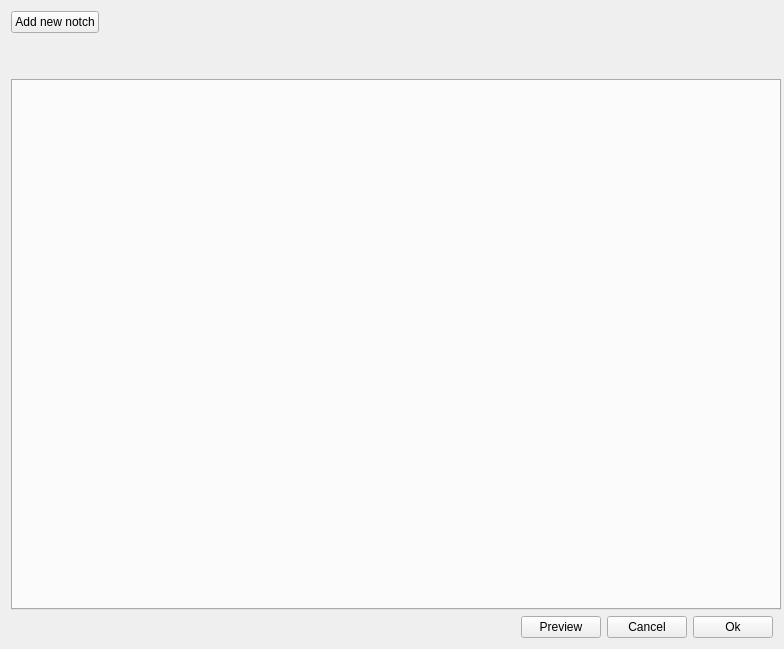
<?xml version="1.0" encoding="UTF-8"?>
<ui version="4.0">
 <class>DNotchTab</class>
 <widget class="QWidget" name="DNotchTab">
  <property name="geometry">
   <rect>
    <x>0</x>
    <y>0</y>
    <width>784</width>
    <height>649</height>
   </rect>
  </property>
  <property name="sizePolicy">
   <sizepolicy hsizetype="Expanding" vsizetype="Expanding">
    <horstretch>0</horstretch>
    <verstretch>0</verstretch>
   </sizepolicy>
  </property>
  <property name="minimumSize">
   <size>
    <width>780</width>
    <height>640</height>
   </size>
  </property>
  <property name="windowTitle">
   <string>Notches Setup</string>
  </property>
  <property name="windowIcon">
   <iconset resource="../../../Resources/pyleecan.qrc">
    <normaloff>:/images/images/icon/pyleecan_64.png</normaloff>:/images/images/icon/pyleecan_64.png</iconset>
  </property>
  <layout class="QVBoxLayout" name="verticalLayout">
   <item>
    <layout class="QHBoxLayout" name="horizontalLayout_3">
     <item>
      <widget class="QPushButton" name="b_add">
       <property name="text">
        <string>Add new notch</string>
       </property>
      </widget>
     </item>
     <item>
      <spacer name="horizontalSpacer_2">
       <property name="orientation">
        <enum>Qt::Horizontal</enum>
       </property>
       <property name="sizeHint" stdset="0">
        <size>
         <width>40</width>
         <height>20</height>
        </size>
       </property>
      </spacer>
     </item>
    </layout>
   </item>
   <item>
    <spacer name="verticalSpacer">
     <property name="orientation">
      <enum>Qt::Vertical</enum>
     </property>
     <property name="sizeType">
      <enum>QSizePolicy::Preferred</enum>
     </property>
     <property name="sizeHint" stdset="0">
      <size>
       <width>20</width>
       <height>40</height>
      </size>
     </property>
    </spacer>
   </item>
   <item>
    <widget class="QTabWidget" name="tab_notch">
     <property name="minimumSize">
      <size>
       <width>770</width>
       <height>500</height>
      </size>
     </property>
     <property name="currentIndex">
      <number>-1</number>
     </property>
     <property name="tabsClosable">
      <bool>true</bool>
     </property>
    </widget>
   </item>
   <item>
    <layout class="QHBoxLayout" name="horizontalLayout">
     <item>
      <spacer name="horizontalSpacer">
       <property name="orientation">
        <enum>Qt::Horizontal</enum>
       </property>
       <property name="sizeHint" stdset="0">
        <size>
         <width>40</width>
         <height>20</height>
        </size>
       </property>
      </spacer>
     </item>
     <item>
      <widget class="QPushButton" name="b_plot">
       <property name="text">
        <string>Preview</string>
       </property>
      </widget>
     </item>
     <item>
      <widget class="QPushButton" name="b_cancel">
       <property name="text">
        <string>Cancel</string>
       </property>
      </widget>
     </item>
     <item>
      <widget class="QPushButton" name="b_ok">
       <property name="enabled">
        <bool>true</bool>
       </property>
       <property name="text">
        <string>Ok</string>
       </property>
      </widget>
     </item>
    </layout>
   </item>
  </layout>
 </widget>
 <resources>
  <include location="../../../Resources/pyleecan.qrc"/>
 </resources>
 <connections/>
</ui>
